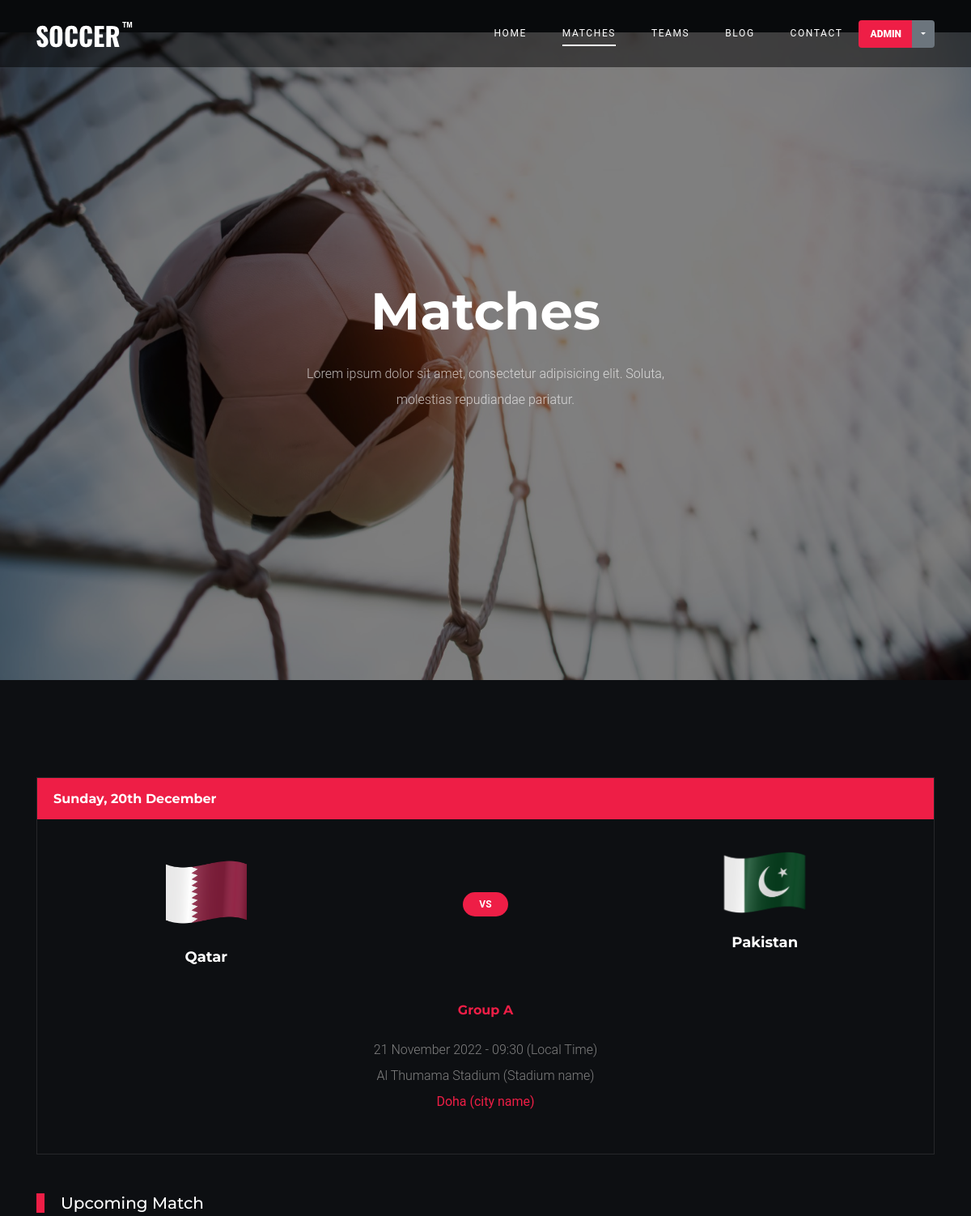
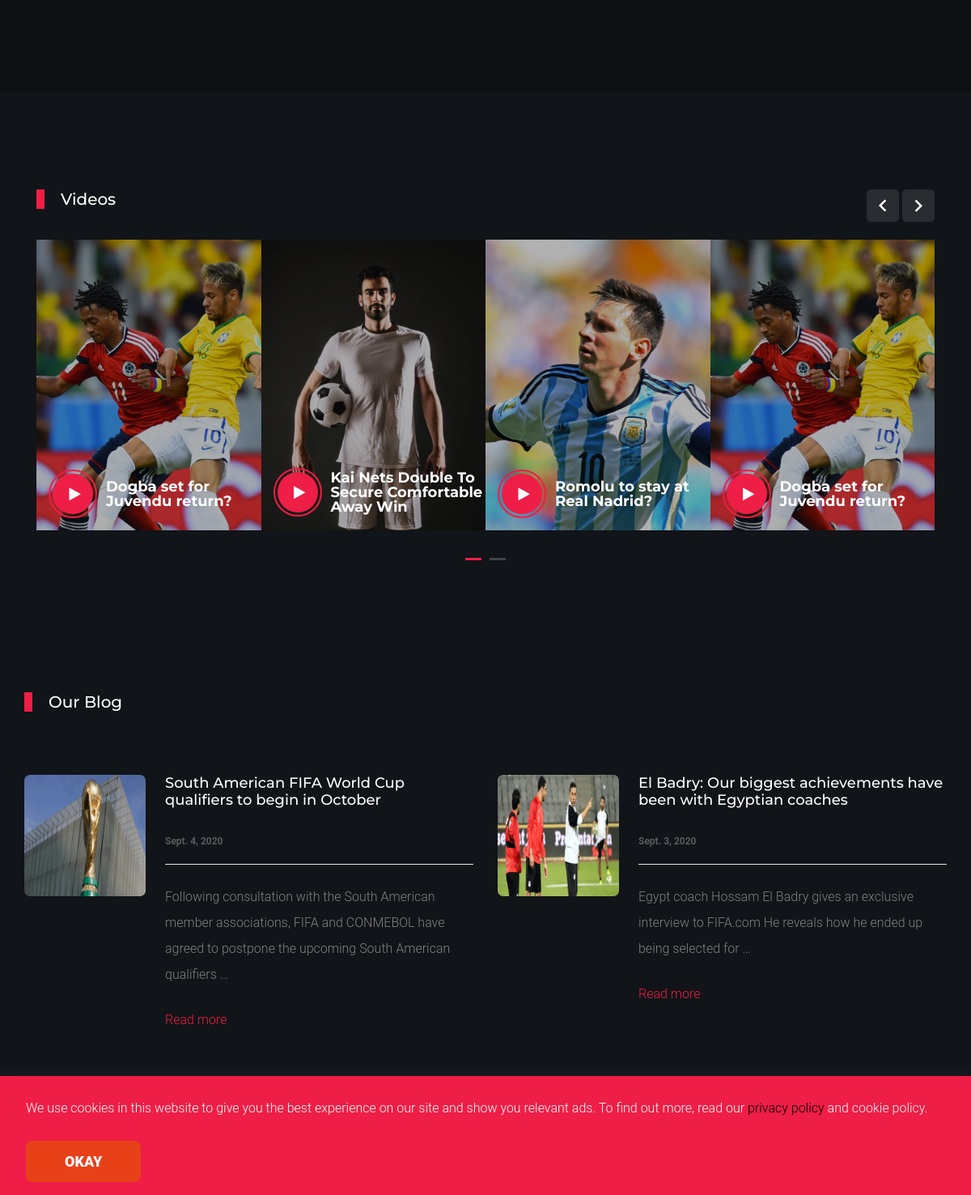
The page /matches/ (signed in) on the database its author committed (2 pictures, top to bottom).
### app/models.py (models this page shows, shortened)
class Blog(models.Model):
	id = models.IntegerField(primary_key=True, editable=False)
	admin = models.ForeignKey(User, on_delete=models.CASCADE)
	title = models.CharField(max_length=200)
	posted_date = models.DateField(blank=True, null=True)
	feature_image = models.ImageField(null=True, blank=True)
	blog_image = models.ImageField(null=True, blank=True)
	slug = models.SlugField(unique=True)
	description = models.TextField(null=True, blank=True)
	class Meta:
		unique_together = ('title', 'slug')
		ordering = ['-posted_date']
	def get_absolute_url(self):
		return reverse("single",  kwargs={"slug":self.slug})

### app/views.py (the view)
# urls.py: path('matches/', views.matches, name='matches'),
@login_required
def matches(request):
	news = Blog.objects.all()
	template = 'app/matches.html'
	context = {'news': news}
	return render(request, template, context)

### app/templates/app/matches.html (shortened to what this page needs)
{% extends 'base.html' %}
{% load static %}
{% block matchesactive %} active {% endblock matchesactive %}
{% block content %}
<div class="hero overlay" style="background-image: url('/static/images/bg_3.jpg');">
  <div class="container">
    <div class="row align-items-center">
      <div class="col-lg-5 mx-auto text-center">
        <h1 class="text-white">Matches</h1>
        <p>Lorem ipsum dolor sit amet, consectetur adipisicing elit. Soluta, molestias repudiandae pariatur.</p>
      </div>
    </div>
  </div>
</div>
<div class="site-section bg-dark">
  <div class="container">
    <div class="row mb-5">
      <div class="col-lg-12">
        <div class="widget-next-match">
          <div class="widget-title">
            <h3>Sunday, 20th December</h3>
          </div>
          <div class="widget-body mb-3">
            <div class="widget-vs">
              <div class="d-flex align-items-center justify-content-around justify-content-between w-100">
                <div class="team-1 text-center">
                  <img src="{% static 'images/country/qatar-flag-waving-xl.png' %}" alt="Image" height="140px;" width="300px;">
                  <h3>Qatar</h3>
                </div>
                <div>
                  <span class="vs"><span>VS</span></span>
                </div>
                <div class="team-2 text-center">
                  <img src="{% static 'images/country/pakistan-flag-waving-large.png' %}" alt="Image">
                  <h3 class="mt-4">Pakistan</h3>
                </div>
              </div>
            </div>
          </div>
          <div class="text-center widget-vs-contents mb-4">
            <h4>Group A</h4>
            <p class="mb-5">
              <span class="d-block">21 November 2022 - 09:30 (Local Time)</span>
              <span class="d-block">Al Thumama Stadium (Stadium name)</span>
              <strong class="text-primary">Doha (city name)</strong>
            </p>
          </div>
        </div>
      </div>
    </div>
    <div class="row">
      <div class="col-12 title-section">
        <h2 class="heading">Upcoming Match</h2>
      </div>
    </div>
  </div>
</div>
<div class="site-section">
  <div class="container">
    <div class="row">
      <div class="col-6 title-section">
        <h2 class="heading">Videos</h2>
      </div>
      <div class="col-6 text-right">
        <div class="custom-nav">
        <a href="#" class="js-custom-prev-v2"><span class="icon-keyboard_arrow_left"></span></a>
        <a href="#" class="js-custom-next-v2"><span class="icon-keyboard_arrow_right"></span></a>
        </div>
      </div>
    </div>
    <div class="owl-4-slider owl-carousel">
      <div class="item">
        <div class="video-media">
          <img src="{% static 'images/img_1.jpg' %}" alt="Image" class="img-fluid">
          <a href="https://vimeo.com/139714818" class="d-flex play-button align-items-center" data-fancybox>
            <span class="icon mr-3">
              <span class="icon-play"></span>
            </span>
            <div class="caption">
              <h3 class="m-0">Dogba set for Juvendu return?</h3>
            </div>
          </a>
        </div>
      </div>
      <div class="item">
        <div class="video-media">
          <img src="{% static 'images/img_2.jpg' %}" alt="Image" class="img-fluid">
          <a href="https://vimeo.com/139714818" class="d-flex play-button align-items-center" data-fancybox>
            <span class="icon mr-3">
              <span class="icon-play"></span>
            </span>
            <div class="caption">
              <h3 class="m-0">Kai Nets Double To Secure Comfortable Away Win</h3>
            </div>
          </a>
        </div>
      </div>
      <div class="item">
        <div class="video-media">
          <img src="{% static 'images/img_3.jpg' %}" alt="Image" class="img-fluid">
          <a href="https://vimeo.com/139714818" class="d-flex play-button align-items-center" data-fancybox>
            <span class="icon mr-3">
              <span class="icon-play"></span>
            </span>
            <div class="caption">
              <h3 class="m-0">Romolu to stay at Real Nadrid?</h3>
            </div>
          </a>
        </div>
      </div>
      <div class="item">
        <div class="video-media">
          <img src="{% static 'images/img_1.jpg' %}" alt="Image" class="img-fluid">
          <a href="https://vimeo.com/139714818" class="d-flex play-button align-items-center" data-fancybox>
            <span class="icon mr-3">
              <span class="icon-play"></span>
            </span>
            <div class="caption">
              <h3 class="m-0">Dogba set for Juvendu return?</h3>
            </div>
          </a>
        </div>
      </div>
      <div class="item">
        <div class="video-media">
          <a href="https://vimeo.com/139714818" class="d-flex play-button align-items-center" data-fancybox>
            <div class="caption">
              <h3 class="m-0">Romolu to stay at Real Nadrid?</h3>
            </div>
          </a>
        </div>
      </div>
    </div>
  </div>
</div>
<div class="container site-section">
  <div class="row">
    <div class="col-6 title-section">
      <h2 class="heading">Our Blog</h2>
    </div>
  </div>
  <div class="row">
    {% for new in news|slice:"2" %}
    <div class="col-lg-6">
      <div class="custom-media d-flex">
        <div class="img mr-4">
          <img src="{{new.blog_image.url}}" alt="Image" class="img-fluid">
        </div>
        <div class="text">
          <h3 class="mb-4"><a href="{{new.get_absolute_url}}">{{new.title}}</a></h3>
          <span class="meta">{{new.posted_date}}</span>
          <hr class="bg-white">
          <p>{{new.description|truncatewords:20}}</p>
          <p><a href="{{new.get_absolute_url}}">Read more</a></p>
        </div>
      </div>
    </div>
        {% endfor %}
  </div>
</div>
{% endblock content %}

### app/templates/base.html (shortened to what this page needs)
<!DOCTYPE html>
<html lang="en">
{% load static %}
<head>
  <link rel="stylesheet" href="{% static 'fonts/icomoon/style.css' %}">
  <link rel="stylesheet" href="{% static 'css/bootstrap/bootstrap.css' %}">
  <link rel="stylesheet" href="{% static 'css/jquery-ui.css' %}">
  <link rel="stylesheet" href="{% static 'css/owl.carousel.min.css' %}">
  <link rel="stylesheet" href="{% static 'css/owl.theme.default.min.css' %}">
  <link rel="stylesheet" href="{% static 'css/owl.theme.default.min.css' %}">
  <link rel="stylesheet" href="{% static 'css/jquery.fancybox.min.css' %}">
  <link rel="stylesheet" href="{% static 'css/bootstrap-datepicker.css' %}">
  <link rel="stylesheet" href="{% static 'fonts/flaticon/font/flaticon.css' %}">
  <link rel="stylesheet" href="{% static 'css/aos.css' %}">
  <link rel="stylesheet" href="{% static 'css/style.css' %}">
</head>
<body>
<header class="site-navbar py-4" role="banner">
      <div class="container">
        <div class="d-flex align-items-center">
          <div class="site-logo">
            <a href="{% url 'home' %}">
              <img src="{% static 'images/logo.png' %}" alt="Logo">
            </a>
          </div>
          <div class="ml-auto">
            <nav class="site-navigation position-relative fixed-top text-right" role="navigation">
              <ul class="site-menu main-menu js-clone-nav mr-auto d-none d-lg-block">
                <li class="{% block homeactive %} {% endblock homeactive %}">
                  <a href="{% url 'home' %}" class="nav-link">Home</a>
                </li>
                {% if user.is_authenticated %}
                <li class="{% block matchesactive %} {% endblock matchesactive %}">
                  <a href="{% url 'matches' %}" class="nav-link">Matches</a>
                </li>
                <li class="{% block playersactive %} {% endblock playersactive %}">
                  <a href="{% url 'teams' %}" class="nav-link">Teams</a>
                </li>
                {% endif %}
                <li class="{% block blogactive %} {% endblock blogactive %}">
                  <a href="{% url 'blog' %}" class="nav-link">Blog</a>
                </li>
                <li class="{% block contactactive %} {% endblock contactactive %}">
                  <a href="{% url 'contact' %}" class="nav-link">Contact</a>
                </li>
              </ul>
            </nav>
          </div>
            {% if user.is_authenticated %}
            <div class="btn-group">
              <a href="#" class="btn btn-primary">{{ user.username }}</a>
              <button type="button" class="btn btn-secondary dropdown-toggle dropdown-toggle-split" data-toggle="dropdown" aria-haspopup="true" aria-expanded="false">
              </button>
            </div>
            {% else %}
          <form class="form-inline my-2 my-lg-0">
            <a href="{% url 'login' %}" class="btn btn-outline-warning">Login</a>
            <a href="{% url 'signup' %}" class="btn btn-primary ml-2">Sign Up</a>
          </form>
          {% endif %}
        </div>
      </div>
    </header>
{% block content %}
{% endblock content %}
<div class="cookie-container bg-primary text-white">
      <p>
        We use cookies in this website to give you the best experience on our
        site and show you relevant ads. To find out more, read our
        <a href="#" style="color: black;">privacy policy</a> and <a href="#">cookie policy</a>.
      </p>
      <button class="cookie-btn btn btn-info">
        Okay
      </button>
    </div>
    <footer class="footer-section" style="padding: 10px 0px;">
              <p class="text-center">
                   by <a href="https://www.blogsab.com" target="_blank">Blogsab</a>
              </p>
    </footer>
</body>
</html>

### app/templates/base.html (style rules this page uses)
* { margin: 0; }
body { font-family: "Roboto", sans-serif; }
p { margin: 24px 0; line-height: 2; }
.cookie-container { position: fixed; bottom: -100%; left: 0; right: 0; background: #2f3640; color: #f5f6fa; padding: 0 32px; box-shadow: 0 -2px 16px rgba(47, 54, 64, 0.39); transition: 400ms; }
.cookie-container.active { bottom: 0; }
.cookie-container a { color: #f5f6fa; }
.cookie-btn { background: #e84118; border: 0; color: #f5f6fa; padding: 12px 48px; font-size: 18px; margin-bottom: 16px; border-radius: 8px; cursor: pointer; }

### rows shown on the page
Blog: blog_image (picture), title "South American FIFA World Cup qualifiers to begin in October", posted_date "Sept. 4, 2020", description "Following consultation with the South American member associations, FIFA and CONMEBOL have agreed to postpone the upcoming South American qualifiers …"
Blog: blog_image (picture), title "El Badry: Our biggest achievements have been with Egyptian coaches", posted_date "Sept. 3, 2020", description "Egypt coach Hossam El Badry gives an exclusive interview to FIFA.com He reveals how he ended up being selected for …"

### other values the page prints
{{ user.username }} "ADMIN"
